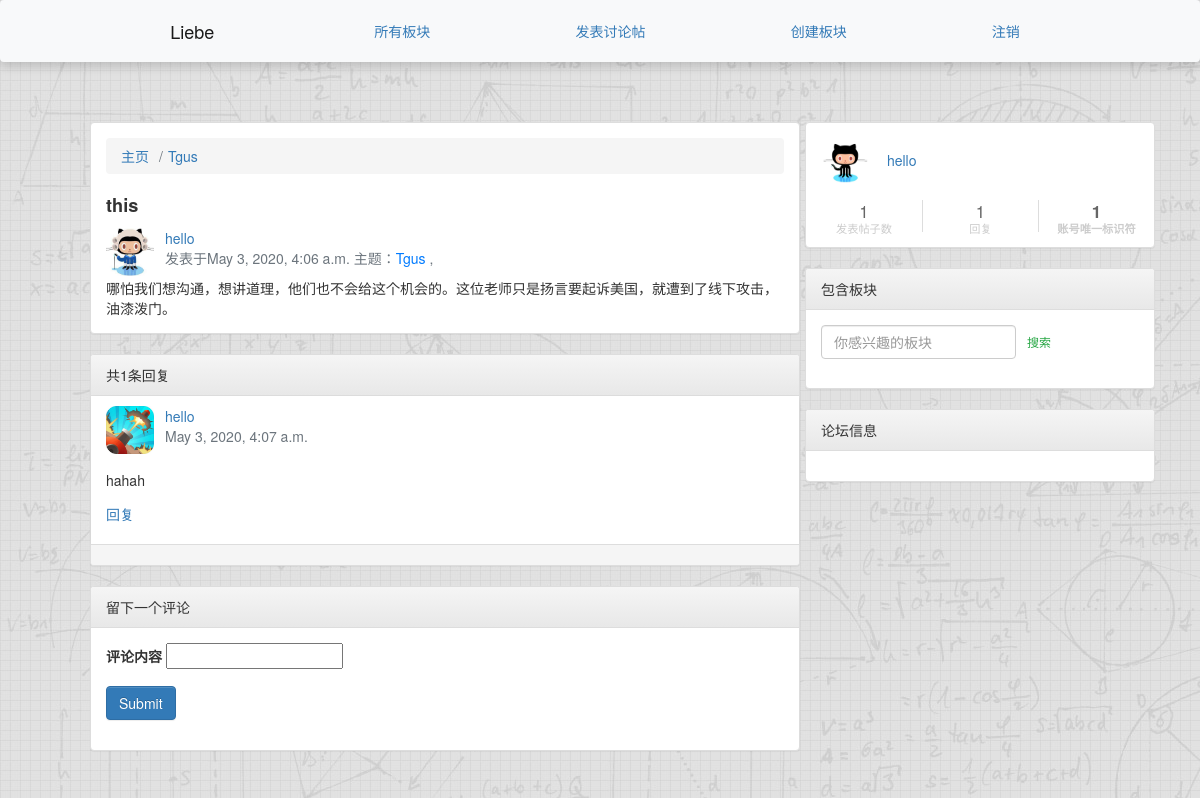
Before: /posts/by/hello/1/ (signed in) with the older database file.
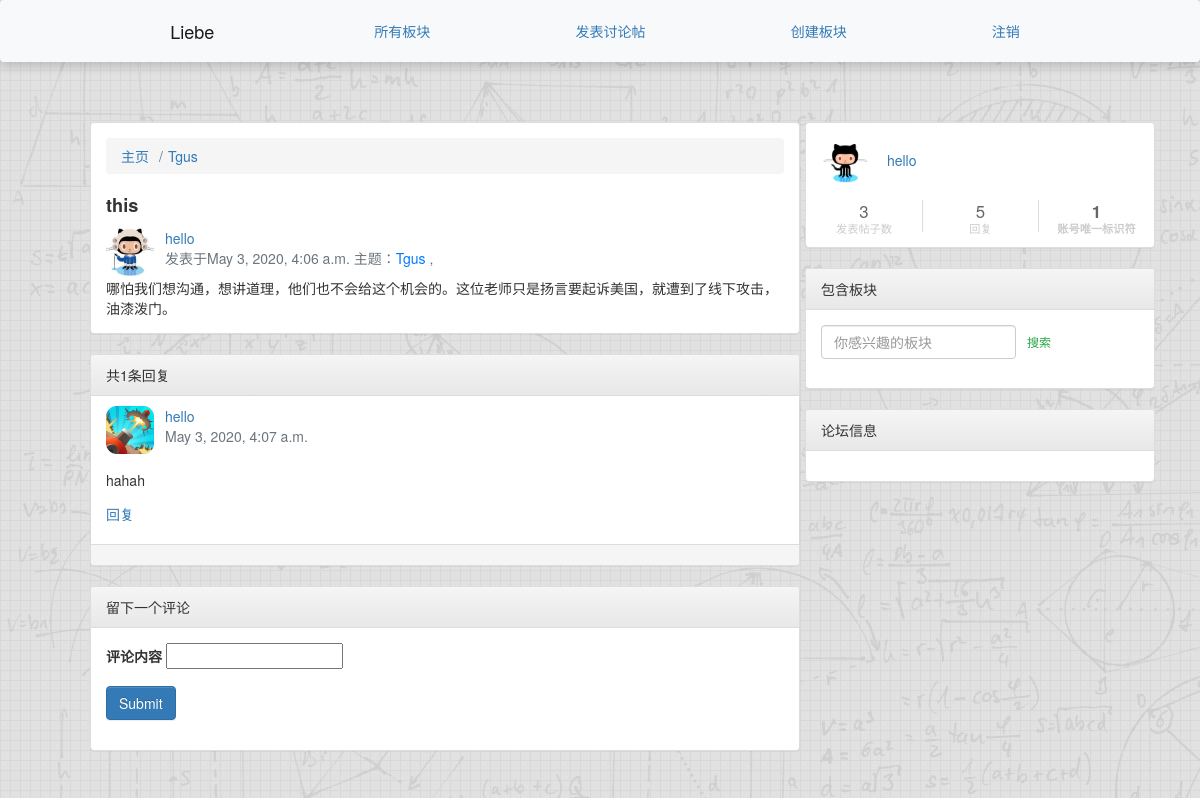
After: the same page with the newer database file.
### accounts/models.py (models this page shows, shortened)
class User(AbstractUser):
    signature = models.CharField(max_length=255, blank=True, null=True)
    head_img = models.ImageField(height_field=150, width_field=150, blank=True, null=True)
    friends = models.ManyToManyField("User", blank=True, related_name='followed_by')
    def __str__(self):
        return "" + self.username

### posts/views.py (the view)
# urls.py: path("by/<username>/<int:pk>/",views.PostDetail.as_view(),name="single"),
class PostDetail(SelectRelatedMixin, generic.DetailView):
    model = models.Post
    select_related = ("user", "group")
    def get_queryset(self):
        queryset = super().get_queryset()
        return queryset.filter(
            user__username__iexact=self.kwargs.get("username")
        )

### posts/templates/posts/post_detail.html (shortened to what this page needs)
{% extends "posts/post_base.html" %}
{% load static %}
{% block post_content %}
<div class="panel panel-default">
    <div class="panel-body">
        <nav aria-label="breadcrumb">
            <ol class="breadcrumb">
                <li class="breadcrumb-item"><a href="/">主页</a></li>
                <li class="breadcrumb-item"><a
                        href="{% url 'groups:single' slug=post.group.slug %}">{{ post.group.name }}
                    </a></li>
            </ol>
        </nav>
        <h1 class="topic-title">{{ post.title }}</h1>
        <div class="topic-meta row">
            <div class="col-xs-2 col-sm-1">
                <img class="user-avatar" src="{% static  'img/4.jpg' %}" alt="" />
            </div>
            <div class="col-xs-9 col-sm-10">
                <p class="text-muted">
                    <a href="/u/1/">{{ post.user.username }}</a>
                    <br />
                    <span>发表于{{ post.created_at }} 主题：<a class="text-primary"
                            href="{% url 'groups:single' slug=post.group.slug %}">{{ post.group.name }}
                        </a>, </span>
                </p>
            </div>
        </div>
        <div class="topic-content">
            {{ post.message|safe }}
        </div>
    </div>
</div>
<div class="panel panel-default">
    <div class="panel-heading">
        共{{ post.comments.count }}条回复
    </div>
    <ul class="list-group reply-list">
        {% for  comment in post.comments.all %}
        <li class="list-group-item reply-item">
            <div class="topic-meta row">
                <div class="col-xs-2 col-sm-1">
                    <img class="user-avatar" src="{% static 'image/1.jpg' %}" alt="">
                </div>
                <div class="col-xs-9 col-sm-10">
                    <p class="text-muted">
                        <a href="{% url 'comments:comment_detail' pk=comment.id %}">{{ comment.user }}</a> <br>
                        <span>{{ comment.date }}</span>
                    </p>
                </div>
            </div>
            <div class="reply-content">
                <p>{{ comment.content|safe }}</p>
            </div>
            <p class="reply-link">
                <a href="#" data-username="gladuo" class="reply-to">回复</a>
            </p>
        </li>
        {% endfor %}
    </ul>
    <div class="panel-footer">
    </div>
</div>
 <div class="panel panel-default">
    <div class="panel-heading">留下一个评论</div>
    <div class="panel-body">
        {% if user.is_authenticated %}
        <form action="{% url 'comments:postComment'  pk=post.id username=user.username %}" method="POST">
                <div class="form-group">
                    <div class="controls ">
                     <label for="content">评论内容</label>
    <input id="content" type="text" name="content" />
                    </div>
                </div>
                <div class="form-group">
                    <div class="controls "> <input type="submit" name="submit" value="Submit" class="btn btn-primary"
                            id="submit-id-submit" /> </div>
                </div>
        </form>
        {% else %}
        <div class="alert alert-warning" role="alert">
            请您<a href="{% url  'accounts:login' %}">登录</a> 或者 <a href="{% url  'accounts:signup' %}">注册成为新用户</a> 进行回复
        </div>
        {% endif %}
    </div>
</div>
{% endblock %}

### templates/base.html (shortened to what this page needs)
<!DOCTYPE>
<html>
{% load static %}
<head>
	<link rel="stylesheet" href="https://stackpath.bootstrapcdn.com/bootstrap/4.1.3/css/bootstrap.min.css"
>
	<link rel="stylesheet" href="https://maxcdn.bootstrapcdn.com/bootstrap/3.3.7/css/bootstrap-theme.min.css"
>
	<link href="https://maxcdn.bootstrapcdn.com/font-awesome/4.7.0/css/font-awesome.min.css" rel="stylesheet">
	<link rel="stylesheet" href="{% static 'simplesocial/css/master.css'%}">
	<link rel="stylesheet" href="{% static  'bootstrap.min.css' %}" />
	<link rel="stylesheet" href="{% static  'css/master.css' %}" />
</head>
<body>
	<nav class="navbar navbar-expand-lg navbar-light bg-light shadow fixed-top">
		<div class="container">
			<a class="navbar-brand" href="{% url 'home' %}">Liebe</a>
			<a class="nav-item nav-link" href="{% url 'groups:all' %}" class="btn btn-simple">所有板块</a>
			{% if user.is_authenticated %}
			<a class="nav-item nav-link" href="{% url 'posts:create' %}" class="btn btn-simple">发表讨论帖</a>
			{% if user.is_superuser %}
			<a class="nav-item nav-link" href="{% url 'groups:create' %}" class="btn btn-simple">创建板块</a>
			{% endif %}
			<a class="nav-item nav-link" href="{% url 'accounts:logout' %}" class="btn btn-simple">注销</a>
			{% else %}
			<a class="nav-item nav-link" href="{% url 'accounts:login' %}" class="btn btn-simple">登录</a>
			<a class="nav-item nav-link" href="{% url 'accounts:signup' %}" class="btn btn-simple">注册</a>
			{% endif %}
		</div>
	</nav>
	<div id="main" class="container">
		<div class="row">
			<div class="col-lg-8">
				<div class="container mycontent">
					{% block content %}
					{% endblock %}
				</div>
			</div>
			<div class="col-lg-4">
				{% if  user.is_authenticated %}
				<div class="panel panel-default">
					<div class="panel-body user-panel">
						<div class="panel-user-info">
							<div class="avatar-name">
								<a href="#">
									<img class="panel-avatar user-avatar" src="{% static  'image/3.jpg' %}" alt="" />
								</a>
								<span class="panel-username"><a href="#">{{ user.username }}</a></span>
							</div>
							<div class="row panel-user-meta">
								<div class="col-xs-4 panel-user-meta-item">
										<div class="text-center">
											<p class="panel-user-meta-item-value">
												{{  user.posts.count }}
											</p>
											<p class="panel-user-meta-item-title">发表帖子数</p>
										</div>
								</div>
								<div class="col-xs-4 panel-user-meta-item">
										<div class="text-center">
											<p class="panel-user-meta-item-value">
												{{ user.comments.count }}
											</p>
											<p class="panel-user-meta-item-title">回复</p>
										</div>
								</div>
								<div class="col-xs-4 panel-user-meta-item">
									<a href="#">
										<div class="text-center">
											<p class="panel-user-meta-item-value"><strong>{{ user.id }}</strong>
											</p>
											<p class="panel-user-meta-item-title"><strong>账号唯一标识符</strong></p>
										</div>
									</a>
								</div>
							</div>
						</div>
					</div>
				</div>
				{% endif %}
				{% block  theme_tag %}
				<div class="panel panel-default">
					<div class="panel-heading">包含板块</div>
					<div class="panel-body">
						<form class="form-inline" action="{% url 'groups:search_result' %}" method="post"
							id="searchForm">
							<input class="form-control-sm form-control" type="search" placeholder="你感兴趣的板块"
								aria-label="Search" name="group_name">
							<button class="btn btn-outline-success  btn-sm" type="submit" value="Submit">搜索</button>
						</form>
					</div>
				</div>
				<div class="panel panel-default">
					<div class="panel-heading">论坛信息</div>
					<div class="panel-body">
					</div>
				</div>
				{% endblock %}
			</div>
		</div>
	</div>
</body>
</html>

Changed rows visible on the page:
changed User "hello": posts.count "1" → "3"; comments.count "1" → "5"
